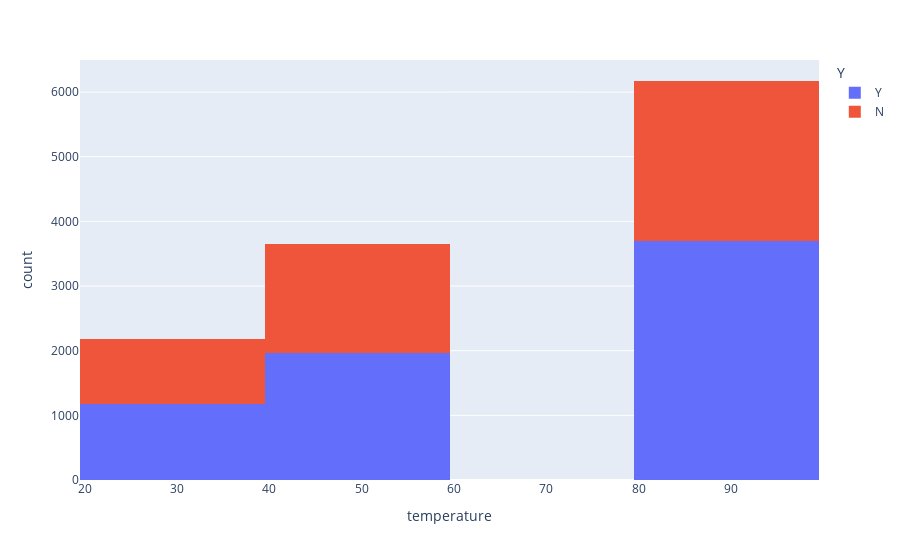

The notebook cell this image was saved under:
### Markdown cell above
6. Use a histogram to visualize the temperature column.

### Code cell
px.histogram(coupons, x="temperature",color='Y')

### Figure 1 — Plotly figure (JSON) as saved in the notebook; plotly's stock layout.template omitted (floating-point values rounded to 4 significant figures; data arrays with more than 128 entries replaced by an {"elided": "..."} marker saying what was removed)
{"data": [{"alignmentgroup": "True", "bingroup": "x", "hovertemplate": "Y=Y<br>temperature=%{x}<br>count=%{y}<extra></extra>", "legendgroup": "Y", "marker": {"color": "#636efa", "pattern": {"shape": ""}}, "name": "Y", "offsetgroup": "Y", "orientation": "v", "showlegend": true, "type": "histogram", "x": {"elided": "6825 int values"}, "xaxis": "x", "yaxis": "y"}, {"alignmentgroup": "True", "bingroup": "x", "hovertemplate": "Y=N<br>temperature=%{x}<br>count=%{y}<extra></extra>", "legendgroup": "N", "marker": {"color": "#EF553B", "pattern": {"shape": ""}}, "name": "N", "offsetgroup": "N", "orientation": "v", "showlegend": true, "type": "histogram", "x": {"elided": "5182 int values"}, "xaxis": "x", "yaxis": "y"}], "layout": {"barmode": "relative", "legend": {"title": {"text": "Y"}, "tracegroupgap": 0}, "margin": {"t": 60}, "xaxis": {"anchor": "y", "domain": [0, 1], "title": {"text": "temperature"}}, "yaxis": {"anchor": "x", "domain": [0, 1], "title": {"text": "count"}}}}
